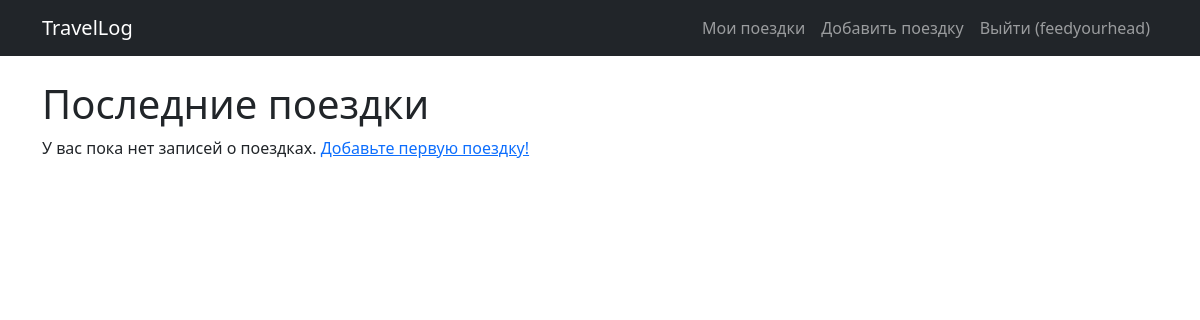
The app's page / (signed in), older data.
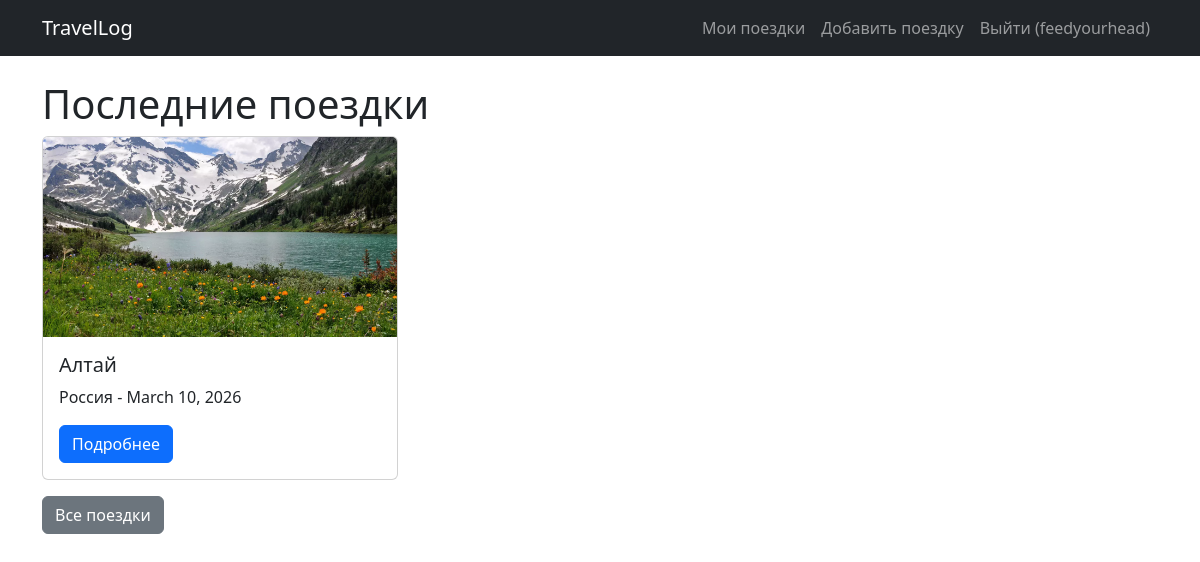
The same page, newer data.
### travels/models.py (models this page shows)
class TravelNote(models.Model):
    author = models.ForeignKey(User, on_delete=models.CASCADE)
    place_name = models.CharField(max_length=200)
    country = models.CharField(max_length=200)
    date_of_trip = models.DateField()
    description = models.TextField()
    photo = models.ImageField()
    created_at = models.DateField(auto_now=True)

### travels/views.py (the view)
# urls.py: 2. Add a URL to urlpatterns:  path('', views.home, name='home')
def home(request):
    if request.user.is_authenticated:
        notes = TravelNote.objects.filter(author=request.user).order_by('-created_at')[:5]
        return render(request, 'travels/home.html', context={'notes': notes})
    return render(request, 'travels/home.html')

### travels/templates/travels/home.html (shortened to what this page needs)
{% extends 'travels/base.html' %}
{% block content %}
    {% if user.is_authenticated %}
        <h1>Последние поездки</h1>
        {% if notes %}
            <div class="row">
                {% for note in notes %}
                    <div class="col-md-4 mb-3">
                        <div class="card h-100">
                            {% if note.photo %}
                                <img src="{{ note.photo.url }}"
                                     alt="{{ note.place_name }}"
                                     class="card-img-top"
                                     style="height: 200px;
                                            object-fit: cover">
                            {% endif %}
                            <div class="card-body">
                                <h5 class="card-title">{{ note.place_name }}</h5>
                                <p class="card-text">{{ note.country }} - {{ note.date_of_trip }}</p>
                                <a href="{% url 'travels:detail' note.id %}" class="btn btn-primary">Подробнее</a>
                            </div>
                        </div>
                    </div>
                {% endfor %}
            </div>
            <a href="{% url 'travels:dashboard' %}" class="btn btn-secondary">Все поездки</a>
        {% else %}
            <p>
                У вас пока нет записей о поездках.
                <a href="{% url 'travels:create_note' %}">Добавьте первую поездку!</a>
            </p>
        {% endif %}
    {% endif %}
{% endblock %}

### travels/templates/travels/base.html (shortened to what this page needs)
<!DOCTYPE html>
<html lang="ru">
<head>
  <link rel="stylesheet" href="https://cdn.jsdelivr.net/npm/bootstrap@5.3.3/dist/css/bootstrap.min.css">
</head>
<body>
  <nav class="navbar navbar-expand-lg navbar-dark bg-dark mb-4">
    <div class="container">
      <a href="{% url 'travels:home' %}" class="navbar-brand">TravelLog</a>
      <div class="collapse navbar-collapse">
        <ul class="navbar-nav ms-auto">
          {% if user.is_authenticated %}
          <li class="nav-item"><a class="nav-link" href="{% url 'travels:dashboard' %}">Мои поездки</a></li>
          <li class="nav-item"><a class="nav-link" href="{% url 'travels:create_note' %}">Добавить поездку</a></li>
          <li class="nav-item"><a class="nav-link" href="{% url 'travels:logout' %}">Выйти ({{ user.username }})</a>
          </li>
          {% else %}
          <li class="nav-item"><a class="nav-link" href="{% url 'travels:login' %}">Войти</a></li>
          <li class="nav-item"><a class="nav-link" href="{% url 'travels:register' %}">Регистрация</a></li>
          {% endif %}
        </ul>
      </div>
    </div>
  </nav>
  <div class="container">
    {% block content %}{% endblock %}
  </div>
</body>
</html>

Row changes from the older to the newer data that the page shows:
added TravelNote: photo (picture), place_name "Алтай", country "Россия", date_of_trip "March 10, 2026"
Text that changed along with them:
text no longer shown: "У вас пока нет записей о поездках. Добавьте первую поездку!"
text now shown: "Все поездки"
